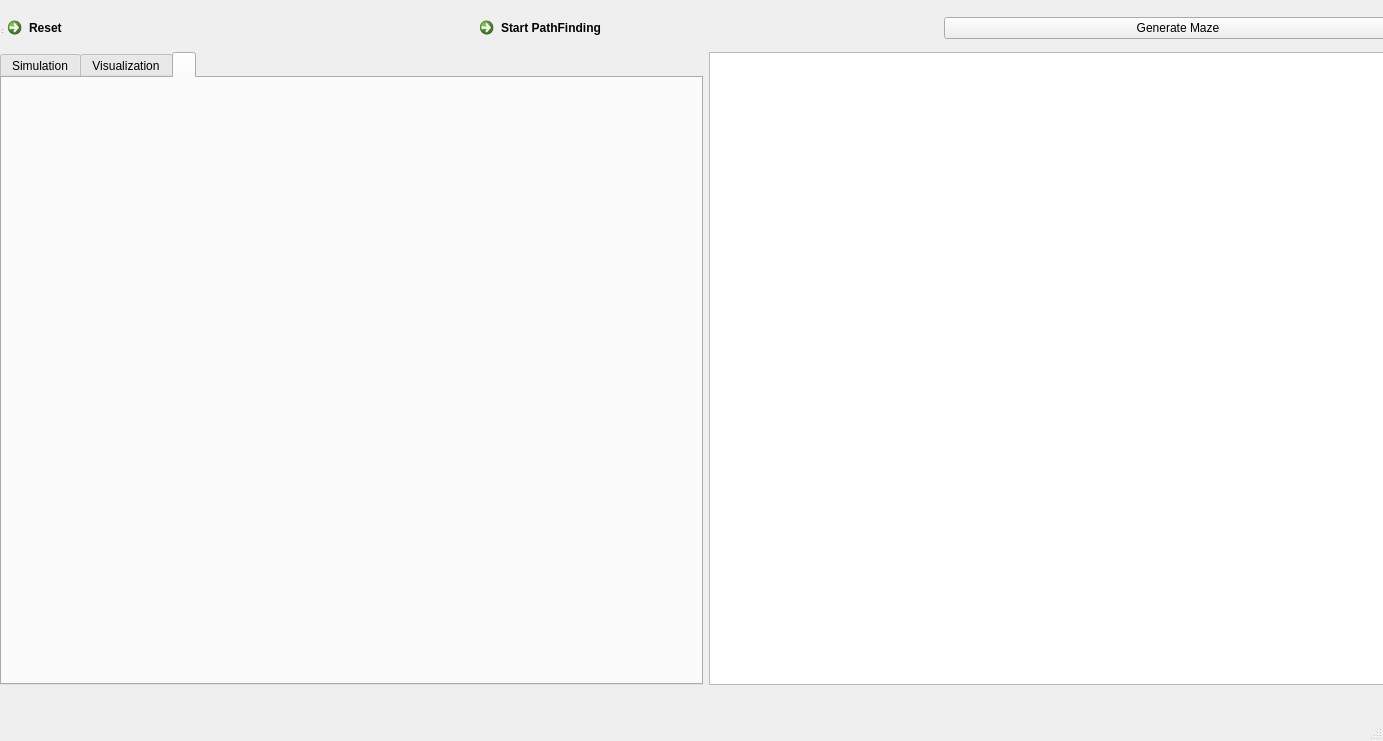
<?xml version="1.0" encoding="UTF-8"?>
<ui version="4.0">
 <class>MainWindow</class>
 <widget class="QMainWindow" name="MainWindow">
  <property name="geometry">
   <rect>
    <x>0</x>
    <y>0</y>
    <width>1383</width>
    <height>741</height>
   </rect>
  </property>
  <property name="windowTitle">
   <string>MainWindow</string>
  </property>
  <widget class="QWidget" name="centralwidget">
   <widget class="QWidget" name="centralwidget_2" native="true">
    <property name="geometry">
     <rect>
      <x>-20</x>
      <y>10</y>
      <width>1441</width>
      <height>715</height>
     </rect>
    </property>
    <widget class="QStatusBar" name="statusbar_7">
     <property name="geometry">
      <rect>
       <x>10</x>
       <y>10</y>
       <width>3</width>
       <height>25</height>
      </rect>
     </property>
    </widget>
   </widget>
   <widget class="QStatusBar" name="statusbar_8">
    <property name="geometry">
     <rect>
      <x>-20</x>
      <y>10</y>
      <width>3</width>
      <height>25</height>
     </rect>
    </property>
   </widget>
   <widget class="QWidget" name="centralwidget_6" native="true">
    <property name="geometry">
     <rect>
      <x>0</x>
      <y>0</y>
      <width>1421</width>
      <height>695</height>
     </rect>
    </property>
    <widget class="QWidget" name="centralwidget_7" native="true">
     <property name="geometry">
      <rect>
       <x>0</x>
       <y>10</y>
       <width>1421</width>
       <height>675</height>
      </rect>
     </property>
     <widget class="QWidget" name="centralwidget_8" native="true">
      <property name="geometry">
       <rect>
        <x>0</x>
        <y>0</y>
        <width>1421</width>
        <height>675</height>
       </rect>
      </property>
      <widget class="QWidget" name="centralWidget_2">
       <property name="geometry">
        <rect>
         <x>0</x>
         <y>0</y>
         <width>1421</width>
         <height>675</height>
        </rect>
       </property>
       <property name="sizePolicy">
        <sizepolicy hsizetype="Expanding" vsizetype="Expanding">
         <horstretch>0</horstretch>
         <verstretch>0</verstretch>
        </sizepolicy>
       </property>
       <layout class="QGridLayout" name="gridLayout_4">
        <item row="0" column="0">
         <layout class="QGridLayout" name="gridLayout_5">
          <item row="0" column="0">
           <layout class="QHBoxLayout" name="hLayout_2">
            <property name="spacing">
             <number>4</number>
            </property>
            <property name="sizeConstraint">
             <enum>QLayout::SizeConstraint::SetMaximumSize</enum>
            </property>
            <property name="leftMargin">
             <number>0</number>
            </property>
            <property name="rightMargin">
             <number>0</number>
            </property>
            <item>
             <widget class="QCommandLinkButton" name="resetButton_2">
              <property name="enabled">
               <bool>true</bool>
              </property>
              <property name="text">
               <string>Reset</string>
              </property>
             </widget>
            </item>
            <item>
             <widget class="QCommandLinkButton" name="runButton_2">
              <property name="enabled">
               <bool>true</bool>
              </property>
              <property name="text">
               <string>Start PathFinding</string>
              </property>
              <property name="checkable">
               <bool>false</bool>
              </property>
             </widget>
            </item>
            <item>
             <widget class="QPushButton" name="mazeButton_2">
              <property name="text">
               <string>Generate Maze</string>
              </property>
              <property name="checkable">
               <bool>true</bool>
              </property>
              <property name="autoRepeat">
               <bool>false</bool>
              </property>
              <property name="autoExclusive">
               <bool>false</bool>
              </property>
             </widget>
            </item>
           </layout>
          </item>
          <item row="1" column="0">
           <layout class="QHBoxLayout" name="horizontalLayout_7">
            <item>
             <widget class="QTabWidget" name="tabWidget_2">
              <property name="tabPosition">
               <enum>QTabWidget::TabPosition::North</enum>
              </property>
              <property name="currentIndex">
               <number>2</number>
              </property>
              <property name="iconSize">
               <size>
                <width>16</width>
                <height>16</height>
               </size>
              </property>
              <widget class="QWidget" name="simulationTab_2">
               <property name="minimumSize">
                <size>
                 <width>432</width>
                 <height>581</height>
                </size>
               </property>
               <property name="autoFillBackground">
                <bool>true</bool>
               </property>
               <attribute name="title">
                <string>Simulation</string>
               </attribute>
               <layout class="QFormLayout" name="formLayout_2">
                <item row="0" column="0" colspan="2">
                 <widget class="QComboBox" name="interactionBox_2">
                  <property name="currentIndex">
                   <number>-1</number>
                  </property>
                 </widget>
                </item>
                <item row="1" column="1">
                 <widget class="QComboBox" name="algorithmsBox_2">
                  <property name="enabled">
                   <bool>true</bool>
                  </property>
                  <property name="editable">
                   <bool>false</bool>
                  </property>
                  <property name="currentText">
                   <string notr="true"/>
                  </property>
                  <property name="currentIndex">
                   <number>-1</number>
                  </property>
                  <property name="insertPolicy">
                   <enum>QComboBox::InsertPolicy::NoInsert</enum>
                  </property>
                  <property name="sizeAdjustPolicy">
                   <enum>QComboBox::SizeAdjustPolicy::AdjustToContents</enum>
                  </property>
                 </widget>
                </item>
               </layout>
              </widget>
              <widget class="QWidget" name="visualizationTab_2">
               <property name="autoFillBackground">
                <bool>true</bool>
               </property>
               <attribute name="title">
                <string>Visualization</string>
               </attribute>
               <layout class="QGridLayout" name="gridLayout_6">
                <item row="0" column="0">
                 <layout class="QVBoxLayout" name="verticalLayout_3">
                  <item>
                   <layout class="QHBoxLayout" name="horizontalLayout_8">
                    <item>
                     <widget class="QDial" name="dialWidth_2">
                      <property name="minimum">
                       <number>5</number>
                      </property>
                      <property name="maximum">
                       <number>30</number>
                      </property>
                      <property name="sliderPosition">
                       <number>10</number>
                      </property>
                      <property name="orientation">
                       <enum>Qt::Orientation::Vertical</enum>
                      </property>
                      <property name="wrapping">
                       <bool>false</bool>
                      </property>
                      <property name="notchesVisible">
                       <bool>true</bool>
                      </property>
                     </widget>
                    </item>
                    <item>
                     <widget class="QLabel" name="label_6">
                      <property name="text">
                       <string>GRID WIDTH</string>
                      </property>
                      <property name="scaledContents">
                       <bool>true</bool>
                      </property>
                      <property name="alignment">
                       <set>Qt::AlignmentFlag::AlignCenter</set>
                      </property>
                     </widget>
                    </item>
                    <item>
                     <widget class="QLCDNumber" name="lcdWidth_2">
                      <property name="frameShape">
                       <enum>QFrame::Shape::StyledPanel</enum>
                      </property>
                      <property name="intValue" stdset="0">
                       <number>20</number>
                      </property>
                     </widget>
                    </item>
                   </layout>
                  </item>
                  <item>
                   <spacer name="verticalSpacer_4">
                    <property name="orientation">
                     <enum>Qt::Orientation::Vertical</enum>
                    </property>
                    <property name="sizeHint" stdset="0">
                     <size>
                      <width>20</width>
                      <height>40</height>
                     </size>
                    </property>
                   </spacer>
                  </item>
                  <item>
                   <layout class="QHBoxLayout" name="horizontalLayout_9">
                    <item>
                     <widget class="QDial" name="dialHeight_2">
                      <property name="minimum">
                       <number>5</number>
                      </property>
                      <property name="maximum">
                       <number>30</number>
                      </property>
                      <property name="value">
                       <number>10</number>
                      </property>
                      <property name="notchesVisible">
                       <bool>true</bool>
                      </property>
                     </widget>
                    </item>
                    <item>
                     <widget class="QLabel" name="label_7">
                      <property name="text">
                       <string>GRID HEIGHT</string>
                      </property>
                      <property name="scaledContents">
                       <bool>true</bool>
                      </property>
                      <property name="alignment">
                       <set>Qt::AlignmentFlag::AlignCenter</set>
                      </property>
                     </widget>
                    </item>
                    <item>
                     <widget class="QLCDNumber" name="lcdHeight_2">
                      <property name="frameShape">
                       <enum>QFrame::Shape::StyledPanel</enum>
                      </property>
                      <property name="intValue" stdset="0">
                       <number>20</number>
                      </property>
                     </widget>
                    </item>
                   </layout>
                  </item>
                  <item>
                   <spacer name="verticalSpacer_5">
                    <property name="orientation">
                     <enum>Qt::Orientation::Vertical</enum>
                    </property>
                    <property name="sizeHint" stdset="0">
                     <size>
                      <width>20</width>
                      <height>40</height>
                     </size>
                    </property>
                   </spacer>
                  </item>
                  <item>
                   <layout class="QHBoxLayout" name="horizontalLayout_10">
                    <item>
                     <widget class="QSlider" name="sliderMarker_2">
                      <property name="minimum">
                       <number>1</number>
                      </property>
                      <property name="maximum">
                       <number>50</number>
                      </property>
                      <property name="value">
                       <number>25</number>
                      </property>
                      <property name="orientation">
                       <enum>Qt::Orientation::Horizontal</enum>
                      </property>
                     </widget>
                    </item>
                    <item>
                     <widget class="QLabel" name="label_8">
                      <property name="autoFillBackground">
                       <bool>false</bool>
                      </property>
                      <property name="text">
                       <string>MARKER SIZE</string>
                      </property>
                      <property name="scaledContents">
                       <bool>true</bool>
                      </property>
                      <property name="alignment">
                       <set>Qt::AlignmentFlag::AlignCenter</set>
                      </property>
                      <property name="wordWrap">
                       <bool>true</bool>
                      </property>
                     </widget>
                    </item>
                    <item>
                     <widget class="QLCDNumber" name="lcdMarker_2">
                      <property name="frameShape">
                       <enum>QFrame::Shape::StyledPanel</enum>
                      </property>
                      <property name="digitCount">
                       <number>5</number>
                      </property>
                      <property name="value" stdset="0">
                       <double>25.000000000000000</double>
                      </property>
                     </widget>
                    </item>
                   </layout>
                  </item>
                  <item>
                   <spacer name="verticalSpacer_6">
                    <property name="orientation">
                     <enum>Qt::Orientation::Vertical</enum>
                    </property>
                    <property name="sizeHint" stdset="0">
                     <size>
                      <width>20</width>
                      <height>40</height>
                     </size>
                    </property>
                   </spacer>
                  </item>
                 </layout>
                </item>
               </layout>
              </widget>
              <widget class="QWidget" name="widget">
               <attribute name="title">
               </attribute>
               <layout class="QVBoxLayout" name="verticalLayout_4">
                <property name="bottomMargin">
                 <number>54</number>
                </property>
               </layout>
              </widget>
             </widget>
            </item>
            <item>
             <widget class="QChartView" name="gridView_2">
              <property name="sizeAdjustPolicy">
               <enum>QAbstractScrollArea::SizeAdjustPolicy::AdjustToContents</enum>
              </property>
             </widget>
            </item>
           </layout>
          </item>
         </layout>
        </item>
        <item row="0" column="1">
         <widget class="Line" name="line_2">
          <property name="orientation">
           <enum>Qt::Orientation::Vertical</enum>
          </property>
         </widget>
        </item>
       </layout>
      </widget>
     </widget>
     <widget class="QStatusBar" name="statusbar_5">
      <property name="geometry">
       <rect>
        <x>0</x>
        <y>0</y>
        <width>3</width>
        <height>25</height>
       </rect>
      </property>
     </widget>
    </widget>
    <widget class="QStatusBar" name="statusbar_6">
     <property name="geometry">
      <rect>
       <x>0</x>
       <y>10</y>
       <width>3</width>
       <height>25</height>
      </rect>
     </property>
    </widget>
   </widget>
  </widget>
  <widget class="QStatusBar" name="statusbar"/>
 </widget>
 <customwidgets>
  <customwidget>
   <class>QChartView</class>
   <extends>QGraphicsView</extends>
   <header location="global">GridView</header>
  </customwidget>
 </customwidgets>
 <resources/>
 <connections/>
</ui>
